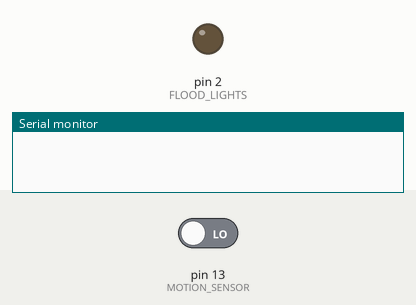
Recording of a sketch running on a simulated Arduino Uno, built with avr-gcc and run on an emulated ATmega328P. Shown: output pins drawn as LEDs (lit = HIGH), the last lines printed to the serial monitor. Inputs (shaded band) come from the test bench; at power-on: pin 13 (MOTION_SENSOR) LOW.

Above: at 1.2 s.
1.3 s: pin 13 (MOTION_SENSOR) driven HIGH
At 2.5 s:
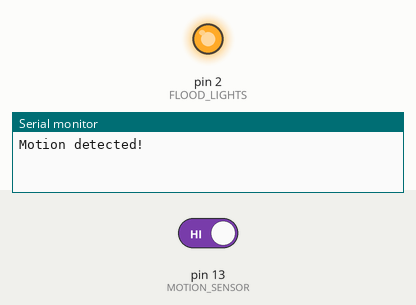
2.8 s: pin 13 (MOTION_SENSOR) driven LOW
At 4.8 s:
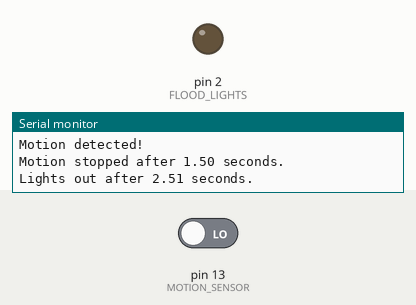
Timing chart, 0 to 6.3 s (numbered marks = the images above; inputs shaded):
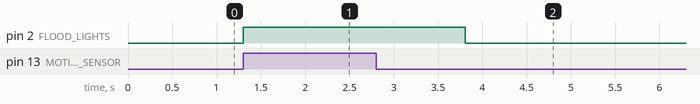

The sketch:

MotionLight.ino
```cpp
/*
 * Day 0 - AI Apocalypse by inventr.io
 * Learn more at https://inventr.io/PLACEHOLDER
 *
 * Alex Eschenauer
 * David Schmidt
 */

/*
 * Arduino language concepts introduced in this lesson.
 *
 * - Potentiometer
 * - Pulse Width Modulation (PWM)
 */
#include "Arduino.h"

/* Choosing what pin to use.
 * This project only needs digital pins.  So, on the Hero XL we *could* use any digital or analog pin
 * (D0-D53, A0-A15).  However, some pins support specialized functions and in later lessons we will be
 * using multiple parts, some of which will use some of those special functions.  So, let's start out
 * on the right foot by trying to use the most basic pin we can for each of our parts.
 *
 * Skip: A0-A15 (save for Analog),
 *       D0/D1 (used by USB and Serial)
 *       D14-D19 (used by Serial 1-3)
 *       D2/D3, D18-D21 (used for external interrupts)
 *       D13 (this pin controls the build in LED on the HERO XL board (LED_BUILTIN)),
 *       D2-D13, D44-D46 (used for Pulse Width Modulation (PWM))
 *       D50 (MISO), D51 (MOSI), D52 (SCK), D53 (SS).  (used for SPI communication)
 *       D20 (SDA), D21 (SCL).  (used for I2C communication using the Wire library)
 * Recommended for fewest conflicts:
 *    D22-D43, D47-D49, A8-A15
 */
 #define FLOOD_LIGHTS 2
 #define MOTION_SENSOR 13


bool previous_motion = false;  // previous state of motion sensor's pin

void setup() {
  Serial.begin(9600);             // initialize serial
  pinMode(MOTION_SENSOR, INPUT);  // set arduino pin to input mode
  pinMode(FLOOD_LIGHTS, OUTPUT);  // set arduino pin to output mode
}

unsigned long start_time;
unsigned long delay_start = 0;
const uint8_t DELAY_SECONDS = 1;

void loop() {
  bool motion_detected = digitalRead(MOTION_SENSOR);  // read new state

  if (motion_detected && !previous_motion) {  // New motion detected
    Serial.println("Motion detected!");
    digitalWrite(FLOOD_LIGHTS, HIGH);  // turn on flood lights!
    delay_start = 0;                 // stop delay timer when motion detected
    start_time = millis();
  } else if (!motion_detected && previous_motion) {  // motion delay expired
    float seconds = (millis() - start_time) / 1000.0;
    Serial.print("Motion stopped after ");
    Serial.print(seconds);
    Serial.println(" seconds.");
    delay_start = millis();  // Start delay timer
  }

  // If flood lights are on and our timer expires then turn off the lights
  if (delay_start && (millis() - delay_start) / 1000 >= DELAY_SECONDS) {
    float seconds = (millis() - start_time) / 1000.0;
    Serial.print("Lights out after ");
    Serial.print(seconds);
    Serial.println(" seconds.");
    digitalWrite(FLOOD_LIGHTS, LOW);  // turn off the flood lights
    delay_start = 0;
  }

  previous_motion = motion_detected;
  delay(10);
}
```

Measured:
- after the input at 1.3 s, pin 2 (FLOOD_LIGHTS): LOW → HIGH at once
- after the input at 2.8 s, pin 2 (FLOOD_LIGHTS): HIGH → LOW after 1.0 s
